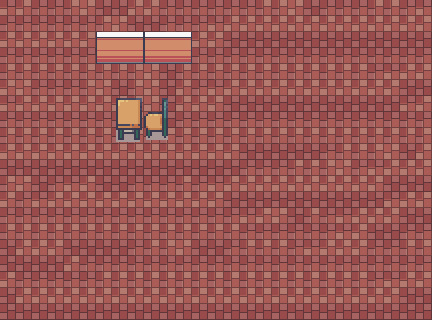

This is a level from a 2D game, rendered from its Tiled map with the project's own tilesets. A one-line summary and the complete map file follow:
An orthogonal 27x20 tile map with 16x16 px tiles, 2 tile layers (ground, props), 2 tilesets and 7 objects (boundaries).

<map version="1.10" tiledversion="1.10.2" orientation="orthogonal" renderorder="right-down" width="27" height="20" tilewidth="16" tileheight="16" infinite="0" nextlayerid="7" nextobjectid="9">
 <editorsettings>
  <export target="public/map.json" format="json" />
 </editorsettings>
 <tileset firstgid="1" name="spritesheet" tilewidth="16" tileheight="16" tilecount="13104" columns="117">
  <image source="public/spritesheet.png" width="1886" height="1792" />
 </tileset>
 <tileset firstgid="13105" name="Room_Builder_free_16x16" tilewidth="16" tileheight="16" tilecount="391" columns="17">
  <image source="public/assets/Room_Builder_free_16x16.png" width="272" height="368" />
 </tileset>
 <layer id="1" name="ground" width="27" height="20">
  <data encoding="csv">
13202,13203,13201,13201,13218,13219,13220,13220,13203,13203,13201,13201,13201,13201,13201,13201,13218,13218,13219,13220,13201,13201,13201,13218,13218,13201,13202,
13201,13201,13201,13201,13201,13201,13218,13219,13220,13220,13201,13201,13201,13202,13203,13203,13203,13203,13203,13203,13203,13203,13203,13203,13203,13203,13203,
13203,13203,13203,13203,13203,13203,13197,13198,13199,13197,13198,13199,13203,13203,13220,13220,13220,13220,13220,13220,13220,13220,13220,13220,13220,13220,13220,
13201,13201,13201,13201,13201,13201,13214,13215,13216,13214,13215,13216,13201,13201,13201,13201,13201,13201,13201,13201,13201,13201,13201,13201,13201,13201,13201,
13218,13218,13218,13218,13218,13218,13218,13218,13218,13219,13220,13218,13218,13218,13218,13218,13218,13218,13218,13218,13218,13218,13218,13201,13202,13203,13203,
13203,13219,13201,13201,13201,13218,13219,13220,13218,13219,13220,13203,13201,13202,13203,13203,13203,13203,13203,13203,13203,13203,13203,13203,13203,13220,13220,
13202,13203,13203,13203,13203,13203,13203,13203,13218,13219,13220,13203,13203,13203,13220,13220,13220,13220,13220,13220,13220,13220,13220,13220,13220,13202,13203,
13201,13201,13201,13201,13201,13201,13201,13201,13218,13219,13220,13201,13201,13201,13201,13201,13201,13201,13201,13201,13201,13201,13201,13201,13201,13201,13201,
13218,13218,13218,13218,13218,13218,13218,13218,13218,13218,13218,13218,13218,13218,13218,13218,13218,13218,13218,13218,13218,13218,13218,13218,13218,13218,13218,
13203,13203,13203,13203,13203,13203,13203,13203,13203,13203,13203,13203,13203,13203,13203,13220,13220,13220,13220,13220,13201,13218,13218,13218,13219,13220,13203,
13220,13220,13220,13220,13220,13220,13220,13220,13220,13220,13220,13220,13220,13220,13220,13201,13201,13201,13218,13218,13218,13219,13201,13202,13203,13203,13203,
13218,13219,13220,13201,13202,13203,13220,13220,13201,13201,13201,13218,13201,13202,13203,13203,13203,13203,13203,13203,13203,13203,13203,13203,13220,13220,13220,
13203,13201,13202,13203,13203,13203,13203,13203,13203,13203,13203,13203,13203,13203,13220,13220,13220,13220,13220,13220,13220,13220,13220,13220,13202,13203,13203,
13201,13201,13201,13201,13201,13201,13201,13201,13201,13201,13201,13201,13201,13201,13201,13202,13203,13219,13220,13218,13201,13202,13203,13203,13203,13220,13220,
13218,13218,13218,13218,13218,13218,13218,13218,13218,13218,13218,13218,13218,13218,13218,13201,13201,13201,13201,13201,13201,13202,13203,13220,13220,13201,13201,
13220,13203,13203,13203,13220,13220,13220,13220,13201,13218,13218,13219,13220,13220,13201,13218,13218,13218,13201,13202,13203,13203,13203,13201,13201,13218,13218,
13220,13220,13220,13220,13203,13201,13201,13201,13201,13201,13201,13201,13201,13201,13201,13201,13201,13201,13201,13201,13201,13201,13201,13201,13201,13201,13201,
13203,13201,13201,13201,13201,13201,13218,13218,13218,13218,13218,13218,13218,13218,13218,13218,13218,13218,13218,13218,13218,13218,13218,13201,13202,13203,13203,
13220,13203,13203,13203,13203,13203,13203,13203,13203,13203,13203,13203,13203,13203,13203,13203,13203,13203,13203,13203,13203,13203,13203,13203,13203,13220,13220,
13220,13220,13220,13220,13220,13220,13220,13220,13220,13220,13220,13220,13220,13220,13220,13220,13220,13220,13220,13220,13220,13220,13220,13220,13220,13220,13220
</data>
 </layer>
 <objectgroup id="6" name="spawnpoint" visible="0">
  <object id="2" x="160" y="192">
   <point />
  </object>
 </objectgroup>
 <layer id="4" name="props" width="27" height="20">
  <data encoding="csv">
0,0,0,0,0,0,0,0,0,0,0,0,0,0,0,0,0,0,0,0,0,0,0,0,0,0,0,
0,0,0,0,0,0,0,0,0,0,0,0,0,0,0,0,0,0,0,0,0,0,0,0,0,0,0,
0,0,0,0,0,0,0,0,0,0,0,0,0,0,0,0,0,0,0,0,0,0,0,0,0,0,0,
0,0,0,0,0,0,0,0,0,0,0,0,0,0,0,0,0,0,0,0,0,0,0,0,0,0,0,
0,0,0,0,0,0,0,0,0,0,0,0,0,0,0,0,0,0,0,0,0,0,0,0,0,0,0,
0,0,0,0,0,0,0,0,0,0,0,0,0,0,0,0,0,0,0,0,0,0,0,0,0,0,0,
0,0,0,0,0,0,0,5655,5656,5657,5658,0,0,0,0,0,0,0,0,0,0,0,0,0,0,0,0,
0,0,0,0,0,0,0,5772,5773,5774,5775,0,0,0,0,0,0,0,0,0,0,0,0,0,0,0,0,
0,0,0,0,0,0,0,5889,5890,5891,5892,0,0,0,0,0,0,0,0,0,0,0,0,0,0,0,0,
0,0,0,0,0,0,0,0,0,0,0,0,0,0,0,0,0,0,0,0,0,0,0,0,0,0,0,
0,0,0,0,0,0,0,0,0,0,0,0,0,0,0,0,0,0,0,0,0,0,0,0,0,0,0,
0,0,0,0,0,0,0,0,0,0,0,0,0,0,0,0,0,0,0,0,0,0,0,0,0,0,0,
0,0,0,0,0,0,0,0,0,0,0,0,0,0,0,0,0,0,0,0,0,0,0,0,0,0,0,
0,0,0,0,0,0,0,0,0,0,0,0,0,0,0,0,0,0,0,0,0,0,0,0,0,0,0,
0,0,0,0,0,0,0,0,0,0,0,0,0,0,0,0,0,0,0,0,0,0,0,0,0,0,0,
0,0,0,0,0,0,0,0,0,0,0,0,0,0,0,0,0,0,0,0,0,0,0,0,0,0,0,
0,0,0,0,0,0,0,0,0,0,0,0,0,0,0,0,0,0,0,0,0,0,0,0,0,0,0,
0,0,0,0,0,0,0,0,0,0,0,0,0,0,0,0,0,0,0,0,0,0,0,0,0,0,0,
0,0,0,0,0,0,0,0,0,0,0,0,0,0,0,0,0,0,0,0,0,0,0,0,0,0,0,
0,0,0,0,0,0,0,0,0,0,0,0,0,0,0,0,0,0,0,0,0,0,0,0,0,0,0
</data>
 </layer>
 <objectgroup id="5" name="boundaries">
  <object id="1" x="96.8998" y="53.5256" width="86.287" height="10.6128" />
  <object id="4" x="0" y="0" width="16" height="320" />
  <object id="5" x="16" y="304" width="416" height="16" />
  <object id="6" x="416" y="16" width="16" height="288" />
  <object id="7" x="416" y="0" height="16" />
  <object id="8" name="boundaries" x="0" y="0" width="432" height="16" />
 </objectgroup>
</map>
